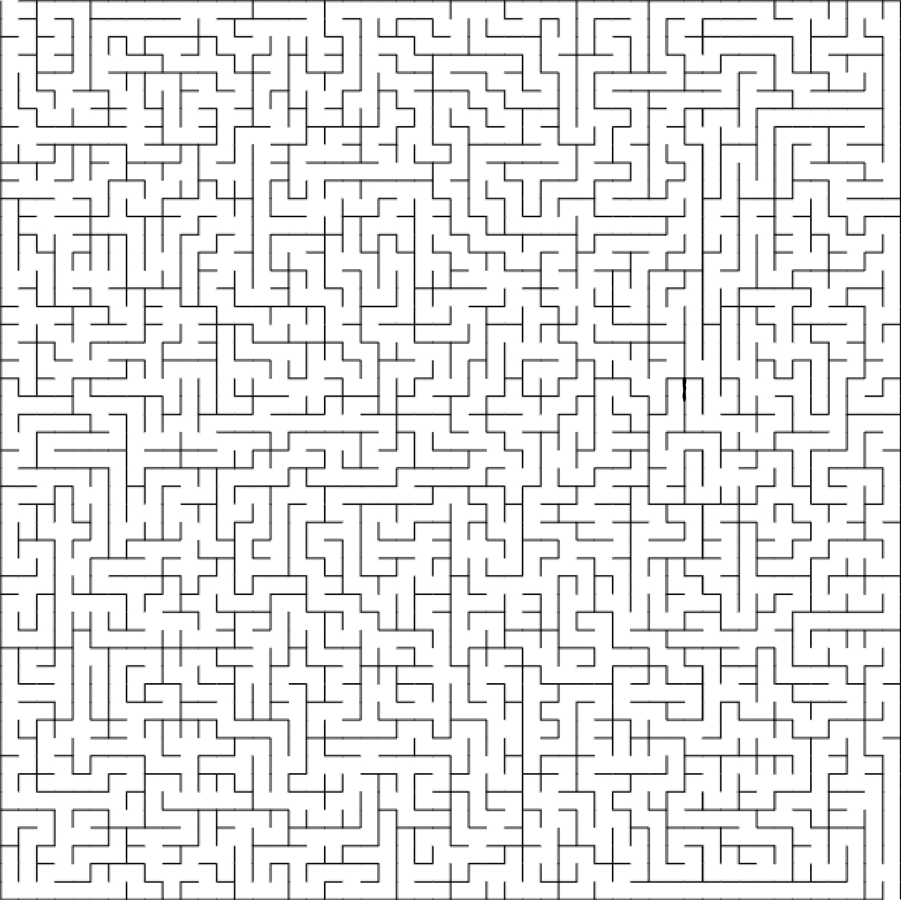
#> input picture input/10question.png, 901 x 900 px, found by its file name; its folder holds only this picture in this run
$ python main.py
#> lines starting #> are read from the running program, lines starting #| are printed output that depends on the picture; after the words box and inside, x2 and y2 are one past the last pixel; in counts of white or black regions, pixels touching at a corner belong together
import os
from matplotlib.image import imsave
import numpy as np
import PIL
import cv2
from time import time
from collections import deque

# Set default folder path
DEFAULT_FOLDER_PATH = "D:\\hackathon\\Maze\\input"

def preprocess_image(img_path):
    img = np.asarray(PIL.Image.open(img_path).convert('L'))
    binary_img = (img > 128).astype(np.uint8) * 255
    return binary_img

def find_start_end(binary_img):
    start, end = None, None

    for j in range(binary_img.shape[1]):
        if binary_img[0, j] == 255:
            start = (0, j)
        if binary_img[-1, j] == 255:
            end = (binary_img.shape[0] - 1, j)

    if start and end:
        return start, end

    for i in range(binary_img.shape[0]):
        if binary_img[i, 0] == 255:
            start = (i, 0)
        if binary_img[i, -1] == 255:
            end = (i, binary_img.shape[1] - 1)

    if start and end:
        return start, end

    raise ValueError("Start or end point not found in the maze.")

def optimized_flooding_search(binary_img, start, end):
    rows, cols = binary_img.shape
    neighbors = [(0, 1), (1, 0), (0, -1), (-1, 0)]

    queue = deque([start])
    came_from = {}
    visited = np.zeros(binary_img.shape, dtype=bool)
    visited[start] = True

    while queue:
        current = queue.popleft()
        if current == end:
            break

        for dx, dy in neighbors:
            neighbor = (current[0] + dx, current[1] + dy)
            if 0 <= neighbor[0] < rows and 0 <= neighbor[1] < cols:
                if binary_img[neighbor] == 255 and not visited[neighbor]:
                    queue.append(neighbor)
                    visited[neighbor] = True
                    came_from[neighbor] = current
                    if neighbor == end:
                        return came_from

    return came_from

def reconstruct_path(came_from, start, end):
    path = []
    current = end
    while current != start:
        path.append(current)
        current = came_from[current]
    path.append(start)
    path.reverse()
    return path

def optimized_visualize_maze(binary_img, path, explored, path_thickness=3):
    color_img = np.zeros((*binary_img.shape, 3), dtype=np.uint8)
    color_img[binary_img == 255] = [255, 255, 255]
    color_img[binary_img == 0] = [0, 0, 0]

    # Mark explored cells in red
    explored = np.array(explored)
    color_img[explored[:, 0], explored[:, 1]] = [255, 0, 0]

    # Create a separate mask for the path and draw the path in green with increased thickness
    path_img = np.zeros(binary_img.shape, dtype=np.uint8)
    for r, c in path:
        path_img[r, c] = 255

    # Use OpenCV to dilate the path to increase thickness
    kernel = cv2.getStructuringElement(cv2.MORPH_RECT, (path_thickness, path_thickness))
    thick_path = cv2.dilate(path_img, kernel)

    color_img[thick_path > 0] = [0, 255, 0]  # Draw the thick green path

    return color_img

def main():
    folder_path = DEFAULT_FOLDER_PATH

    if not os.path.exists(folder_path):
        print(f"Error: Folder '{folder_path}' does not exist.")
        return

    # Get all image files in the folder
    supported_formats = [".png", ".jpg", ".jpeg", ".bmp", ".gif"]
    image_files = [f for f in os.listdir(folder_path) if os.path.splitext(f)[1].lower() in supported_formats]

    if not image_files:
        print("No supported image files found in the folder.")
        return

    output_folder = os.path.join(folder_path, "solved_mazes")
    os.makedirs(output_folder, exist_ok=True)

    for image_file in image_files:
        img_path = os.path.join(folder_path, image_file)
        print(f"Processing: {image_file}")

        binary_img = preprocess_image(img_path)
#> in preprocess_image, `binary_img = (img > 128).astype(np.uint8) * 255`:
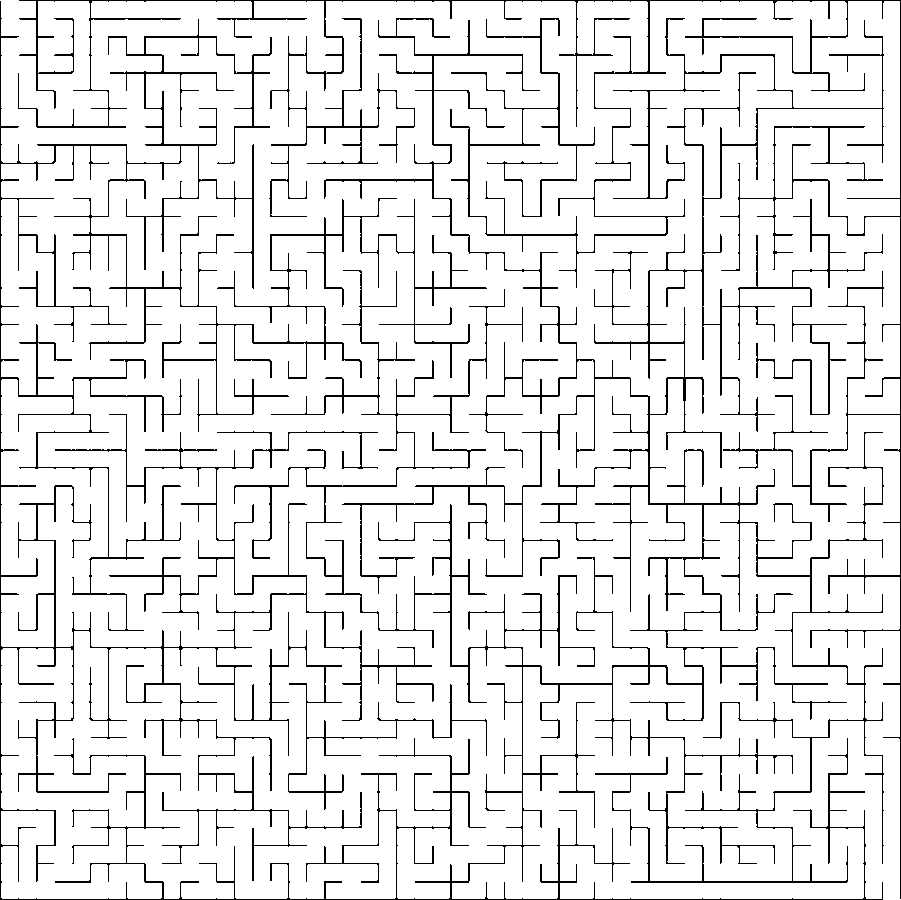
#> binary_img: shape (900, 901); 91.8% white; black in thin lines or dots
        try:
            start, end = find_start_end(binary_img)
#> start = (0, 18); end = (899, 900)
        except ValueError as e:
            print(f"Error: {e} in {image_file}")
            continue

        print("Solving the maze...")
        st_time = time()
        came_from = optimized_flooding_search(binary_img, tuple(start), tuple(end))
#> the loop in optimized_flooding_search, `while queue:` made 656535 passes
#> current on passes 1 to 3: (0, 18), (1, 18), (0, 17)
#> after the loop in optimized_flooding_search, `while queue:`:
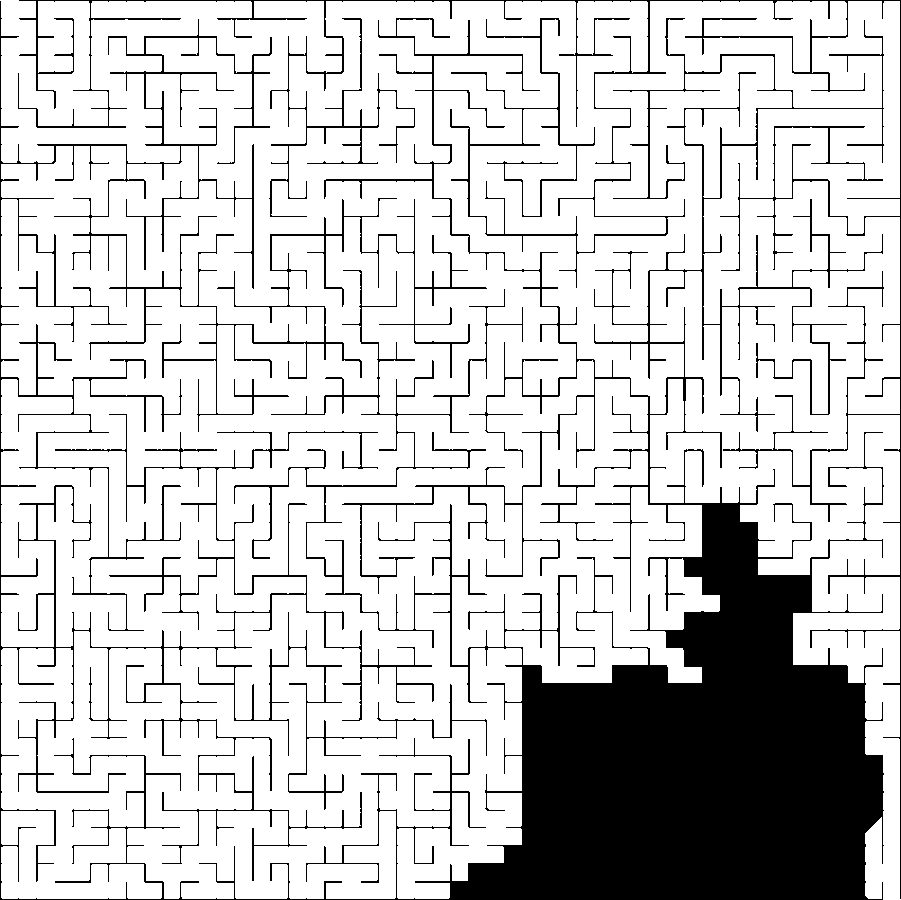
#> visited: shape (900, 901) bool; 81% white; 2 black regions, box (x1, y1, x2, y2) and area: (0, 1, 884, 900) 141716, (18, 0, 901, 899) 12627
#> after the loop in optimized_flooding_search, `while queue:`: came_from = 656556 items
#> came_from = 656556 items
        if not came_from:
            print(f"No solution found for {image_file}.")
            continue

        path = reconstruct_path(came_from, tuple(start), tuple(end))
#> in reconstruct_path, `current = end`: current = (899, 900)
#> the loop in reconstruct_path, `while current != start:` made 5493 passes
#> current on passes 1 to 3: (899, 899), (898, 899), (897, 899)
#> after the loop in reconstruct_path, `while current != start:`: path = 5493 pairs, first value 1 to 899, second value 17 to 900
#> path = 5494 pairs, first value 0 to 899, second value 17 to 900
        explored = list(came_from.keys())
#> explored = 656556 items
        print(f"Maze {image_files.index(image_file) + 1}/{len(image_files)} solved in {time() - st_time:.2f} seconds.")

        print("Visualizing the solution...")
        result_img = optimized_visualize_maze(binary_img, path, explored)
#> in optimized_visualize_maze, `explored = np.array(explored)`: explored = 656556 pairs, first value 0 to 899, second value 0 to 900
#> the loop in optimized_visualize_maze, `for r, c in path:` made 5494 passes
#> (r, c) on passes 1 to 3: (0, 18), (1, 18), (2, 18)
#> after the loop in optimized_visualize_maze, `for r, c in path:`:
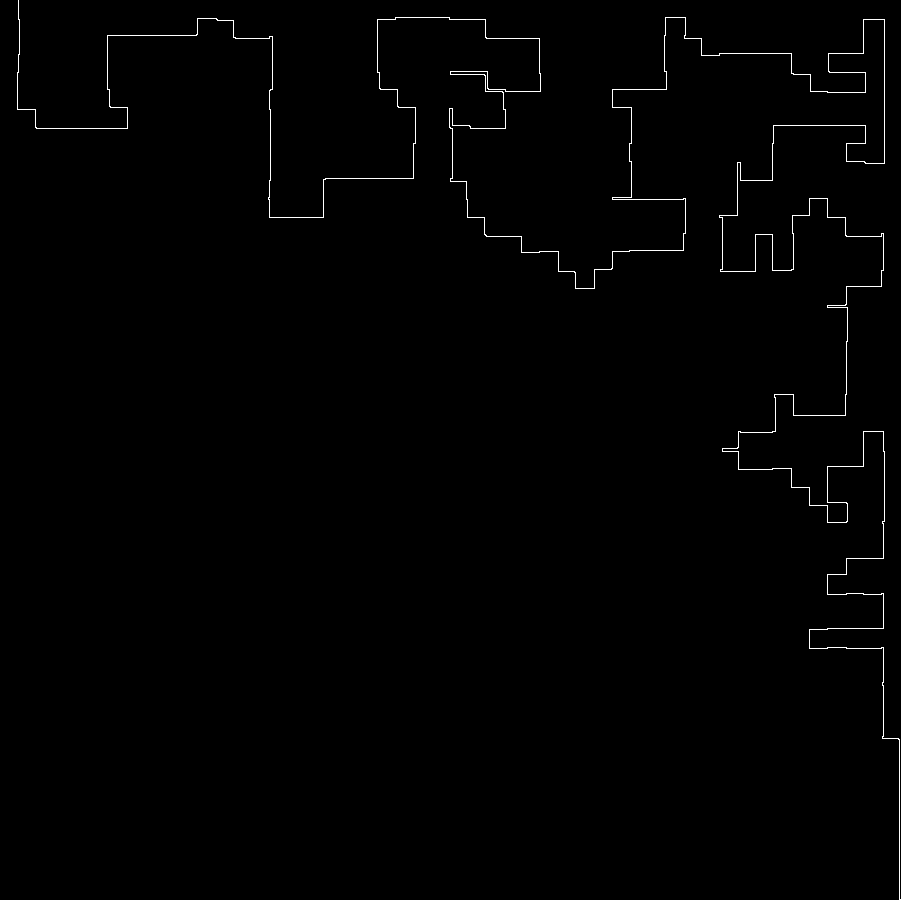
#> path_img: shape (900, 901); 0.68% white in thin lines or dots
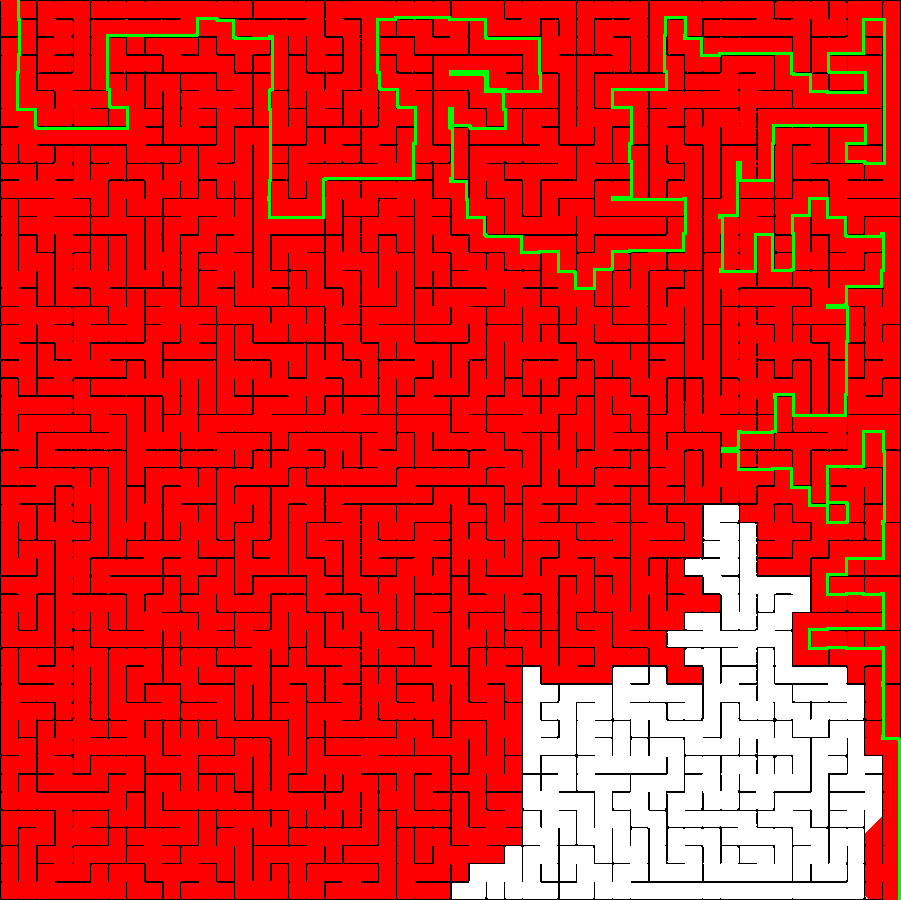
#> result_img: shape (900, 901, 3); mean of channels 0, 1, 2 229.8, 32.7, 27.5; drawn as R, G, B

        output_path = os.path.join(output_folder, f"solved_{image_file}")
        PIL.Image.fromarray(result_img).save(output_path)
        print(f"Solution saved as {output_path}")

if __name__ == "__main__":
    main()

$ run again, on input/5question.jpg
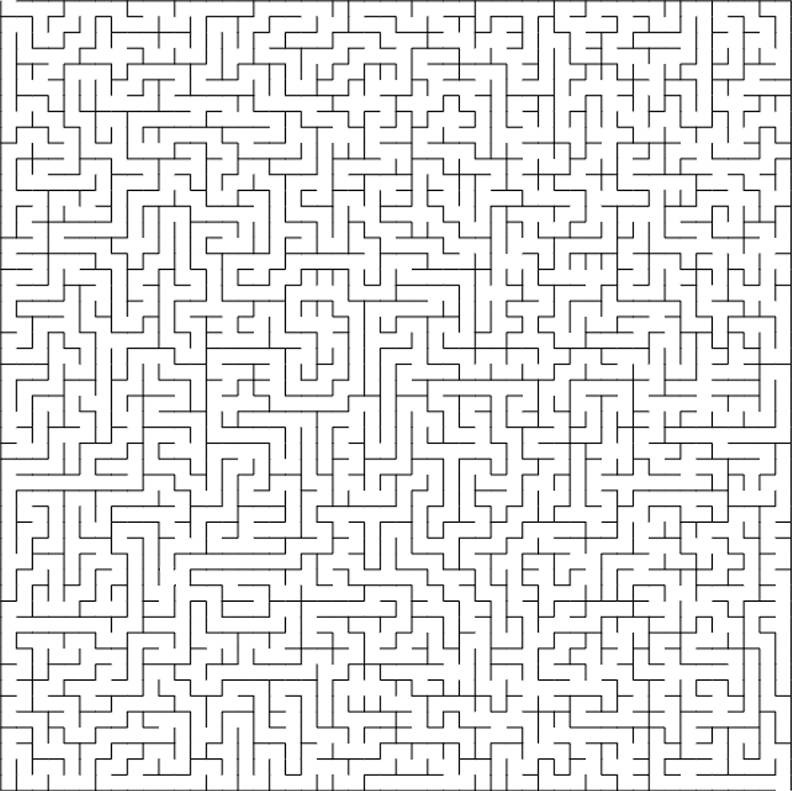
#> input picture input/5question.jpg, 792 x 791 px, found by its file name
#> binary_img: shape (791, 792); 91.2% white; black in thin lines or dots
#> in main, `start, end = find_start_end(binary_img)`: start = (0, 16); end = (790, 790)
#> the loop in optimized_flooding_search, `while queue:` made 319045 passes
#> current on passes 1 to 3: (0, 16), (1, 16), (0, 15)
#> after the loop in optimized_flooding_search, `while queue:`:
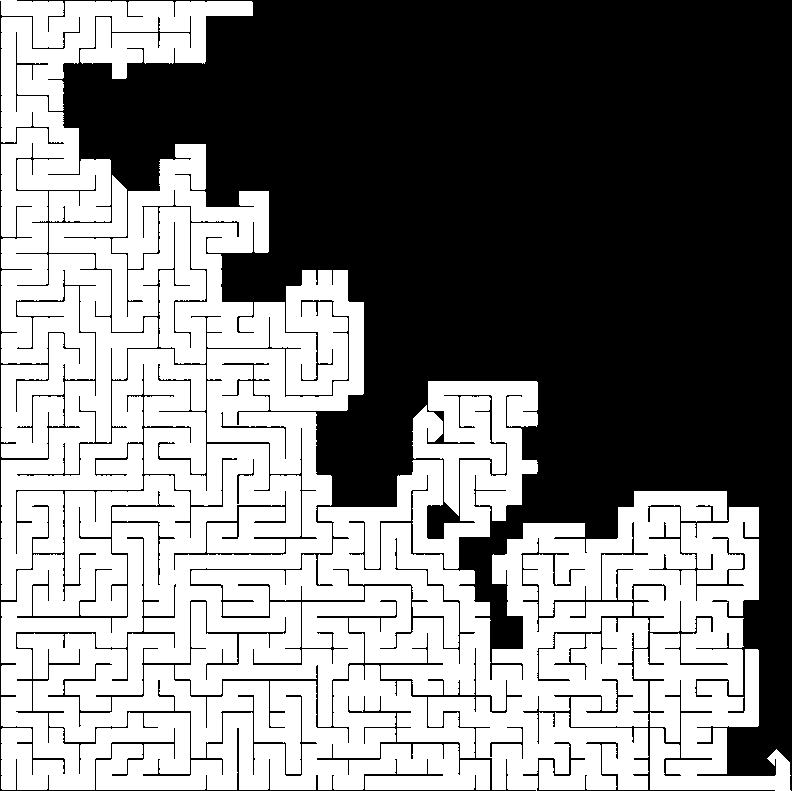
#> visited: shape (791, 792) bool; 50.9% white; 8 black regions, largest, box (x1, y1, x2, y2) and area: (16, 0, 792, 791) 289895, (0, 1, 536, 791) 9359, (521, 522, 775, 791) 4368
#> after the loop in optimized_flooding_search, `while queue:`: came_from = 319138 items
#> in reconstruct_path, `current = end`: current = (790, 790)
#> the loop in reconstruct_path, `while current != start:` made 3564 passes
#> current on passes 1 to 3: (790, 789), (789, 789), (788, 789)
#> after the loop in reconstruct_path, `while current != start:`: path = 3564 pairs, first value 1 to 790, second value 15 to 790
#> in main, `path = reconstruct_path(came_from, tuple(start), tuple(end))`: path = 3565 pairs, first value 0 to 790, second value 15 to 790
#> in main, `explored = list(came_from.keys())`: explored = 319138 items
#> in optimized_visualize_maze, `explored = np.array(explored)`: explored = 319138 pairs, first value 0 to 790, second value 0 to 790
#> the loop in optimized_visualize_maze, `for r, c in path:` made 3565 passes
#> (r, c) on passes 1 to 3: (0, 16), (1, 16), (1, 17)
#> thick_path: shape (791, 792); 1.7% white; 1 white region, box (x1, y1, x2, y2) and area: (14, 0, 792, 791) 10574
#> in main, `result_img = optimized_visualize_maze(binary_img, path, explored)`:
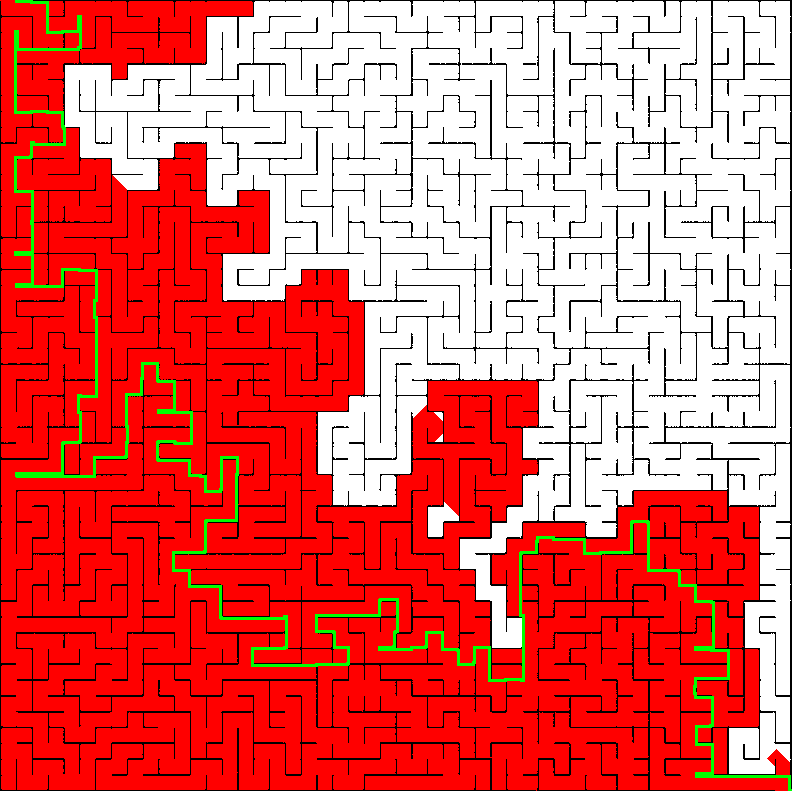
#> result_img: shape (791, 792, 3); mean of channels 0, 1, 2 229, 106.9, 102.6; drawn as R, G, B
